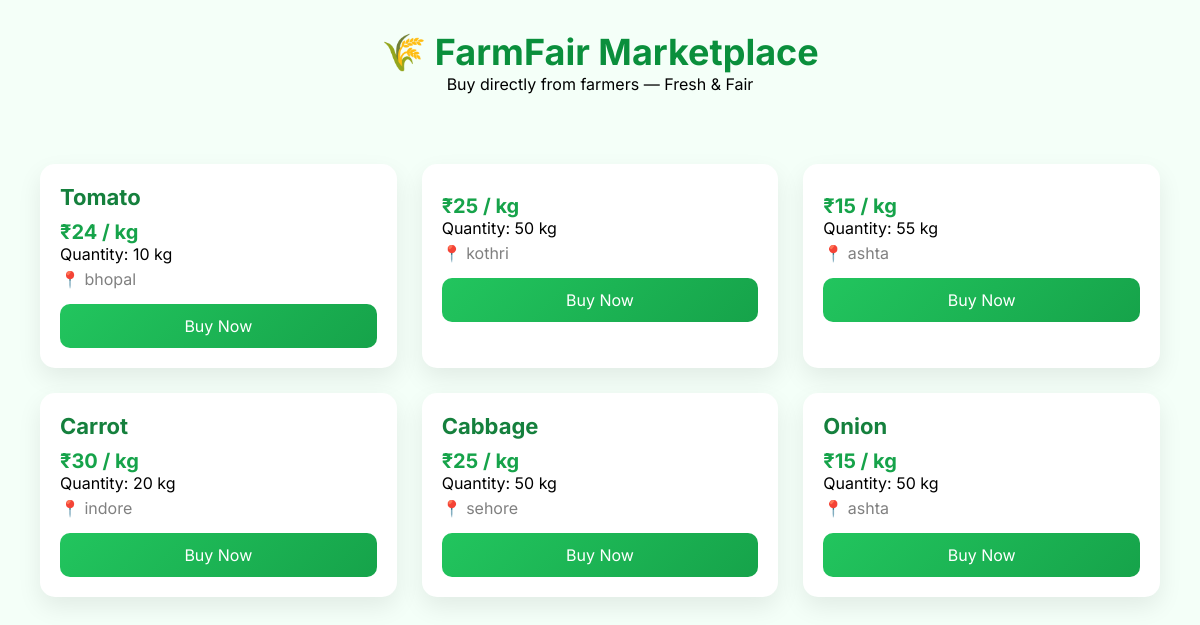
/market, run on the app's committed database.
### model.py (models this page shows)
class Crop(db.Model):
    id = db.Column(db.Integer, primary_key=True)
    farmer_phone = db.Column(db.String(20))
    crop_name = db.Column(db.String(100))
    quantity = db.Column(db.Integer)
    price = db.Column(db.Integer)
    location = db.Column(db.String(200))
    status = db.Column(db.String(50), default="Available")

### app.py (the view)
@app.route("/market")
def market():
    crops = Crop.query.filter_by(status="Available").all()
    return render_template("buyers.html", crops=crops)

### templates/buyers.html (shortened to what this page needs)
<!DOCTYPE html>
<html lang="en">
<head>
    <link rel="stylesheet" href="{{ url_for('static', filename='css/main.css') }}">
</head>
<body>
<div class="market-header">
    <h1>🌾 FarmFair Marketplace</h1>
    <p>Buy directly from farmers — Fresh & Fair</p>
</div>
<div class="grid">
{% for crop in crops %}
    <div class="crop-card">
        <div class="crop-title">{{ crop.crop_name }}</div>
        <div class="price">₹{{ crop.price }} / kg</div>
        <p>Quantity: {{ crop.quantity }} kg</p>
        <div class="location">📍 {{ crop.location }}</div>
        <form method="POST" action="/place-order">
            <button class="buy-btn">Buy Now</button>
        </form>
    </div>
{% endfor %}
</div>
</body>
</html>

### Static/css/main.css (style rules this page uses)
* { margin:0; padding:0; box-sizing:border-box; font-family:Inter,sans-serif; }
:root { --primary:#16a34a; --dark:#15803d; --bg:#f6fef9; --card:#ffffff; --shadow:0 10px 25px rgba(0,0,0,.08); }
body { background:var(--bg); }
.grid { display:grid; grid-template-columns:repeat(auto-fit,minmax(280px,1fr)); gap:25px; }

### templates/buyers.html (style rules this page uses)
body { background: #f4fff8; font-family: 'Segoe UI', sans-serif; }
.market-header { text-align: center; padding: 30px; }
.market-header h1 { color: #0a8f3c; font-size: 36px; }
.grid { display: grid; grid-template-columns: repeat(auto-fill, minmax(280px, 1fr)); gap: 25px; padding: 40px; }
.crop-card { background: white; padding: 20px; border-radius: 15px; box-shadow: 0px 10px 25px rgba(0,0,0,0.08); transition: 0.3s; }
.crop-title { font-size: 22px; font-weight: bold; color: #15803d; }
.price { font-size: 20px; color: #16a34a; font-weight: bold; margin-top: 10px; }
.location { color: gray; margin-top: 5px; }
.buy-btn { margin-top: 15px; width: 100%; padding: 12px; border: none; border-radius: 10px; background: linear-gradient(135deg,#22c55e,#16a34a); color: white; font-size: 16px; cursor: pointer; }

### data on the page
Crop: crop_name "Tomato", price "24", quantity "10", location "bhopal"
Crop: price "25", quantity "50", location "kothri"
Crop: price "15", quantity "55", location "ashta"
Crop: crop_name "Carrot", price "30", quantity "20", location "indore"
Crop: crop_name "Cabbage", price "25", quantity "50", location "sehore"
Crop: crop_name "Onion", price "15", quantity "50", location "ashta"
